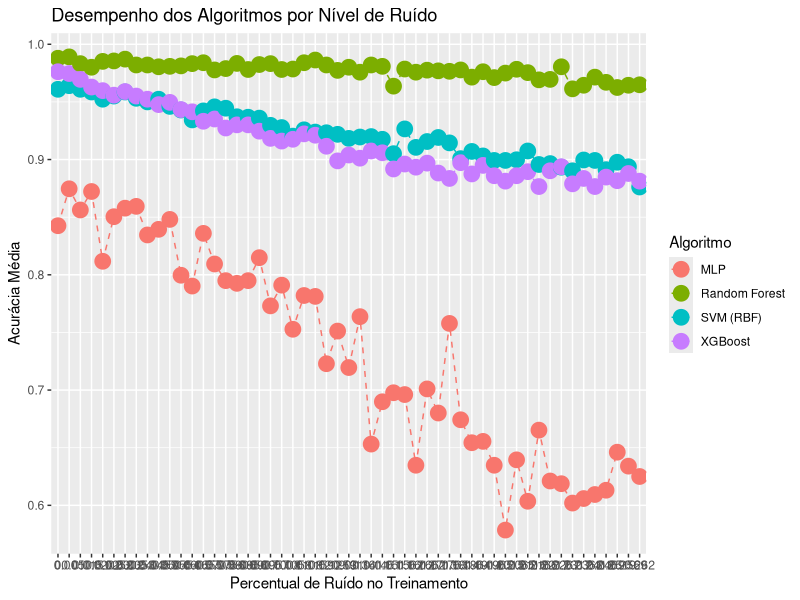
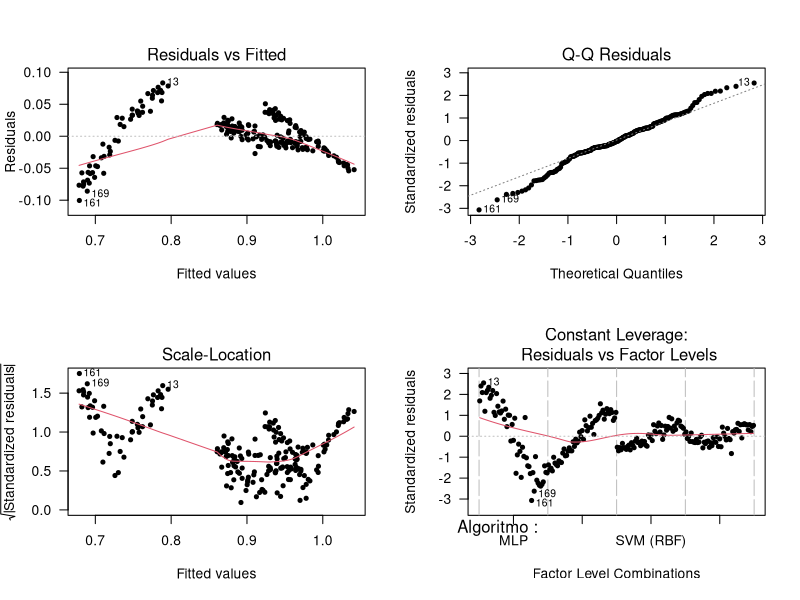
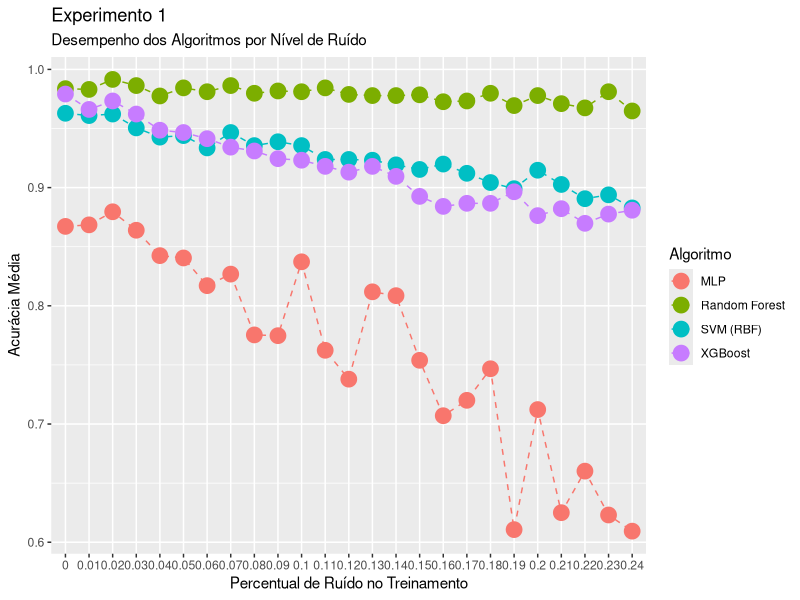
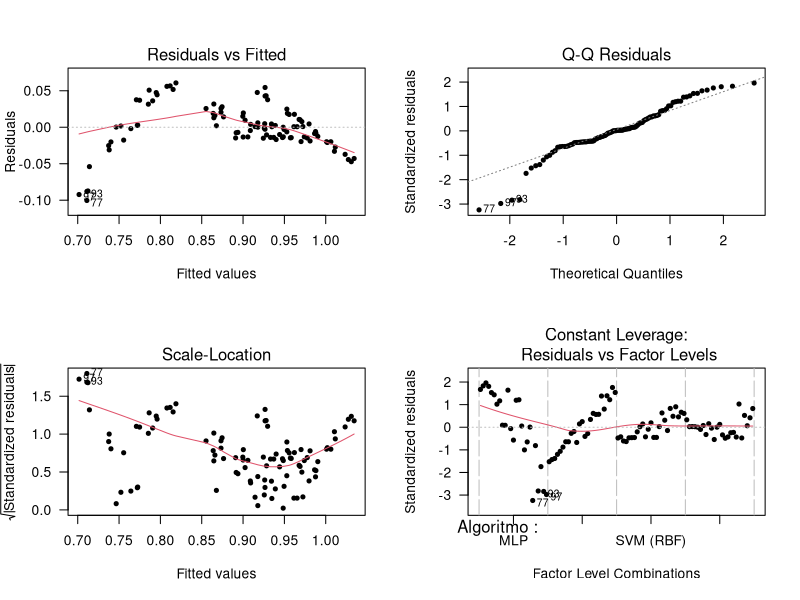
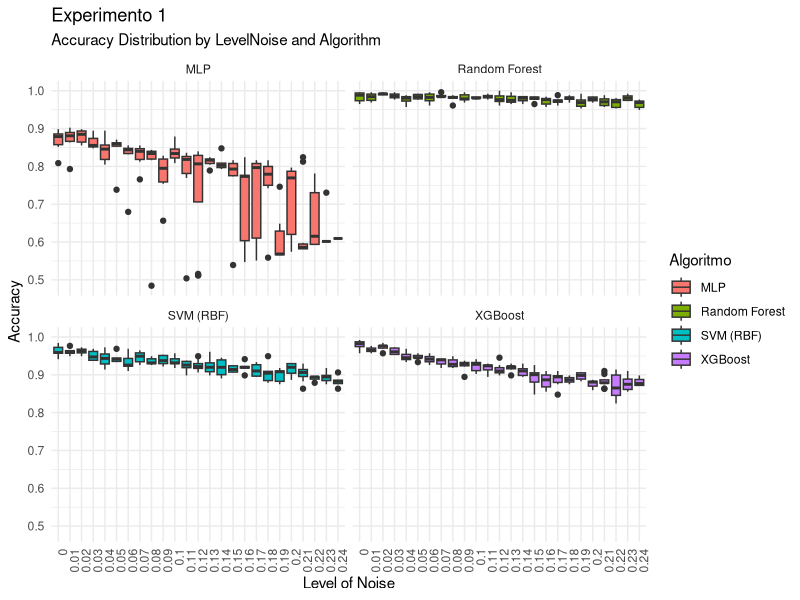
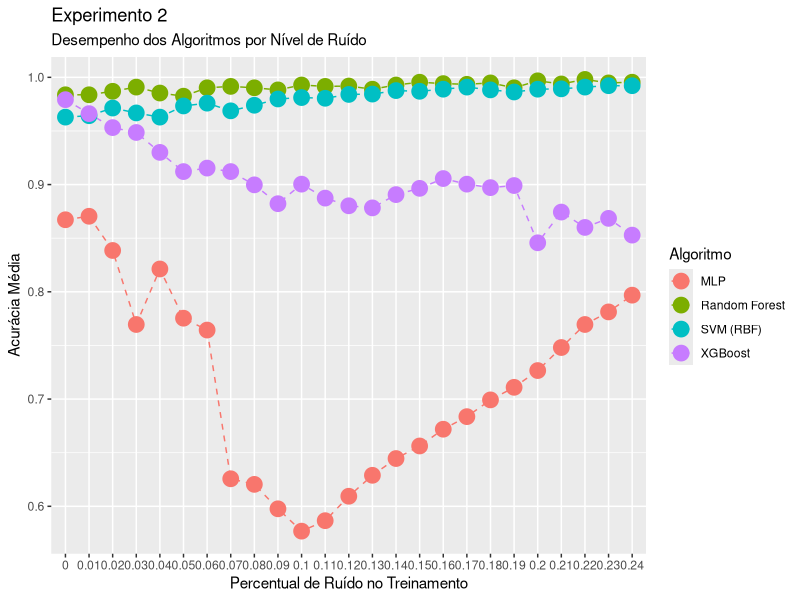
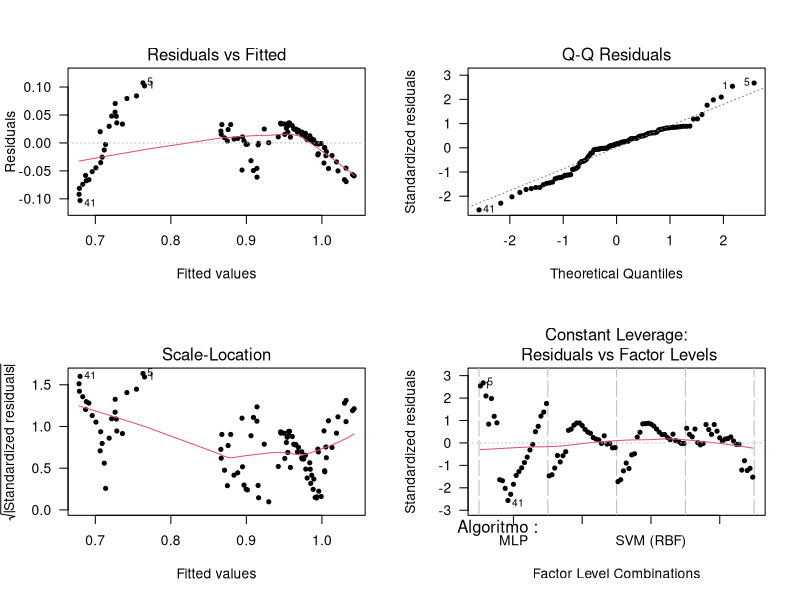
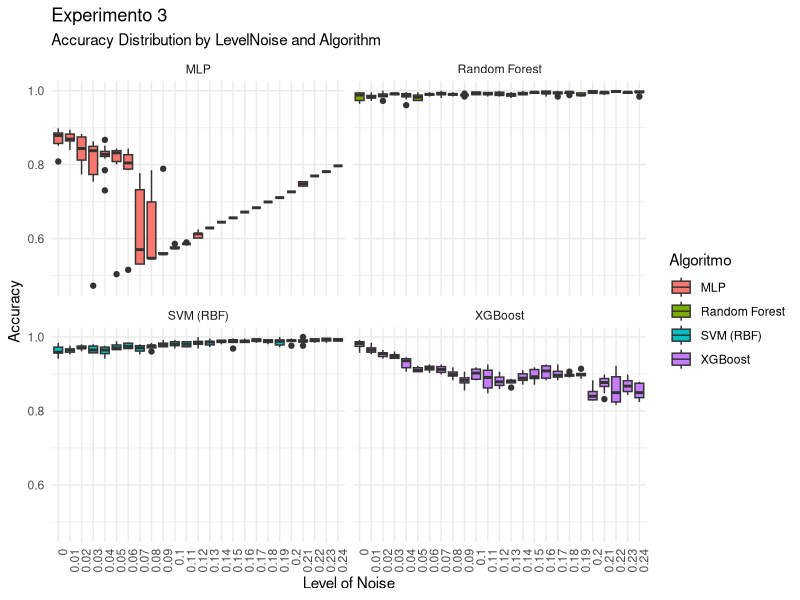

Generate these figures, in order, with R:
# Carregar bibliotecas necessárias
library(dplyr)
library(readr)
library(stringr)
library(ggplot2)

# Load data
file <- read.csv("estudo_piloto/resultados/estudo_piloto.csv",
                     header=TRUE)
data <- file %>%rename(Algoritmo = Classifier,
                       X = X,
                       acuracia = Accuracy,
                       percentualRuidoTreinamento = `Noise.Level`)
head(data)

# Gráfico ##################################################
# Transformar Percentual de Ruído em fator
data$percentualRuidoTreinamento <- as.factor(data$percentualRuidoTreinamento)

# Agregar os dados: média da acurácia por algoritmo e nível de ruído
aggdata <- aggregate(x = data$acuracia, 
                     by = list(Algoritmo = data$Algoritmo, 
                               percentualRuidoTreinamento = data$percentualRuidoTreinamento), 
                     FUN = mean)

# Rename columns
names(aggdata) <- c("Algoritmo", 
                    "PercentualRuidoTreinamento",
                    "Acuracia_Media")

# Coerce categorical variables to factors
for (i in 1:2){
  aggdata[, i] <- as.factor(aggdata[, i])
}

#pdf("./figs/ggplot_piloto.pdf", width = 5, height = 5) # <-- uncomment to save plot

# Gráfico de linhas para visualizar o impacto do ruído na acurácia
p <- ggplot(aggdata, aes(x = PercentualRuidoTreinamento, 
                         y = Acuracia_Media, 
                         group = Algoritmo, 
                         colour = Algoritmo))
p <- p + geom_line(linetype=2) + geom_point(size=5)
p <- p + labs(title = "Desempenho dos Algoritmos por Nível de Ruído",
         x = "Percentual de Ruído no Treinamento",
         y = "Acurácia Média")
print(p)

# Calculo dos blocos  ####################
d = 0.5        # Mínima diferença de importância prática (padronizada)
alpha <- 0.05  # Nível de significância
p <- 1 - alpha # Nível de confiança

n <- 2
power <- 0
while (power < 0.8)
{
  df <- n - 1         # n - 1 graus de liberdade
  ncp <- d * sqrt(n)  # Non-centrality parameter
  
  power <- pt(qt(p,df), df, ncp=ncp, lower.tail=FALSE)
  n <- n + 1
}
n
power

# Calculo das repeticoes  ####################
alpha <- 0.05 # nível de significância
d <- 0.5
a <- length(unique(aggdata$Algoritmo))  # Número de algoritmos
n_max <- 1000 # Número máximo de epetições por instância

# Dataframe para armazenar os resultados
# Criar dataframe para armazenar os resultados
repeticoes <- data.frame(
  Algoritmo = character(),
  Repeticoes = integer(),
  Poder = numeric()
)

for (ruido in unique(aggdata$PercentualRuidoTreinamento)) {
  # Calcula n para cada instância para atingir poder >= 0.8
  n <- 2
  power <- 0
  
  # Obter desvio padrão da acurácia média nos algoritmos para esse nível de ruído
  sd <- sd(aggdata$Acuracia_Media[aggdata$PercentualRuidoTreinamento == ruido])
  
  while (power < 0.8)
  {
    df1 <- a - 1 # Graus de liberdade do numerador
    df2 <- a * (n - 1) # Graus de liberdade do denominador
    
    # Calcular a média da acurácia para cada algoritmo no nível de ruído atual
    mu_rf  <- aggdata$Acuracia_Media[aggdata$PercentualRuidoTreinamento == ruido & aggdata$Algoritmo == "Random Forest"]
    mu_svm <- aggdata$Acuracia_Media[aggdata$PercentualRuidoTreinamento == ruido & aggdata$Algoritmo == "SVM (RBF)"]
    mu_xgb <- aggdata$Acuracia_Media[aggdata$PercentualRuidoTreinamento == ruido & aggdata$Algoritmo == "XGBoost"]
    mu_mlp <- aggdata$Acuracia_Media[aggdata$PercentualRuidoTreinamento == ruido & aggdata$Algoritmo == "MLP"]
    
    # Média global considerando os quatro classificadores
    mu <- mean(c(mu_rf, mu_svm, mu_xgb, mu_mlp))
    
    # Calcula o NCP
    ncp <- (n*((mu_rf - mu)^2 + (mu_svm - mu)^2 + (mu_xgb - mu)^2 + (mu_mlp - mu)^2)) / (sd^2)
    
    F.crit <- qf(alpha, df1, df2, lower.tail = FALSE)
    
    power <- pf(F.crit, df1, df2, ncp, lower.tail = FALSE)

    if (n >= n_max) {
      break
    } else {
      n = n + 1
    }

  }
  
  # Armazenar resultados
  repeticoes <- rbind(repeticoes, 
                      data.frame(PercentualRuidoTreinamento = ruido, 
                                 Repeticoes = n, 
                                 Poder = power))
  # Salvar resultados em um arquivo CSV
  write.csv(repeticoes, "repeticoes.csv", row.names = FALSE)
  
}

# Análise Estatística ######################################
model <- aov(Acuracia_Media ~ Algoritmo + PercentualRuidoTreinamento, data = aggdata)
summary(model)
par(mfrow = c(2, 2))
plot(model, pch = 20, las = 1)

shapiro.test(model$residuals)

fligner.test(acuracia ~ interaction(Algoritmo,percentualRuidoTreinamento), 
             data = data)



# Experimento 1 ###########################
file <- read.csv("estudo_piloto/resultados/resultadosExperimento1.csv",
                 header=TRUE)
data <- file %>%rename(Algoritmo = Classifier,
                       X = X,
                       acuracia = Accuracy,
                       percentualRuidoTreinamento = `Noise.Level`)
head(data)
data$percentualRuidoTreinamento <- round(data$percentualRuidoTreinamento,2)
data$percentualRuidoTreinamento <- as.factor(data$percentualRuidoTreinamento)
unique(data$percentualRuidoTreinamento)
# Agregar os dados: média da acurácia por algoritmo e nível de ruído
aggdata <- aggregate(x = data$acuracia, 
                     by = list(Algoritmo = data$Algoritmo, 
                               percentualRuidoTreinamento = data$percentualRuidoTreinamento), 
                     FUN = mean)

# Rename columns
names(aggdata) <- c("Algoritmo", 
                    "PercentualRuidoTreinamento",
                    "Acuracia_Media")
# Coerce categorical variables to factors
for (i in 1:2){
  aggdata[, i] <- as.factor(aggdata[, i])
}


#pdf("./figs/ggplot_piloto.pdf", width = 5, height = 5) # <-- uncomment to save plot

# Gráfico de linhas para visualizar o impacto do ruído na acurácia
p <- ggplot(aggdata, aes(x = PercentualRuidoTreinamento, 
                         y = Acuracia_Media, 
                         group = Algoritmo, 
                         colour = Algoritmo))
p <- p + geom_line(linetype=2) + geom_point(size=5)
p + labs( subtitle = "Desempenho dos Algoritmos por Nível de Ruído",
          title = "Experimento 1",
         x = "Percentual de Ruído no Treinamento",
         y = "Acurácia Média")

## Experimento 1 - Analise estatistica ####

model <- aov(Acuracia_Media ~ Algoritmo + PercentualRuidoTreinamento, data = aggdata)
summary(model)
par(mfrow = c(2, 2))
plot(model, pch = 20, las = 1)

shapiro.test(model$residuals)

fligner.test(acuracia ~ interaction(Algoritmo,percentualRuidoTreinamento), 
             data = data)
par(mfrow = c(1,1))
ggplot(data, aes(x = factor(percentualRuidoTreinamento), y = acuracia, fill = Algoritmo)) +
  geom_boxplot() +
  facet_wrap(~ Algoritmo) +
  theme_minimal() +
  labs(title = "Experimento 1",
       subtitle = "Accuracy Distribution by LevelNoise and Algorithm",
       x = "Level of Noise", y = "Accuracy") +
  theme(axis.text.x = element_text(angle = 90, hjust = 1))


# Experimento 2 ###########################
file <- read.csv("estudo_piloto/resultados/resultadosExperimento2.csv",
                 header=TRUE)
data <- file %>%rename(Algoritmo = Classifier,
                       X = X,
                       acuracia = Accuracy,
                       percentualRuidoTreinamento = `Noise.Level`)
head(data)
data$percentualRuidoTreinamento <- round(data$percentualRuidoTreinamento,2)
data$percentualRuidoTreinamento <- as.factor(data$percentualRuidoTreinamento)
unique(data$percentualRuidoTreinamento)
# Agregar os dados: média da acurácia por algoritmo e nível de ruído
aggdata <- aggregate(x = data$acuracia, 
                     by = list(Algoritmo = data$Algoritmo, 
                               percentualRuidoTreinamento = data$percentualRuidoTreinamento), 
                     FUN = mean)

# Rename columns
names(aggdata) <- c("Algoritmo", 
                    "PercentualRuidoTreinamento",
                    "Acuracia_Media")
# Coerce categorical variables to factors
for (i in 1:2){
  aggdata[, i] <- as.factor(aggdata[, i])
}


#pdf("./figs/ggplot_piloto.pdf", width = 5, height = 5) # <-- uncomment to save plot

# Gráfico de linhas para visualizar o impacto do ruído na acurácia
p <- ggplot(aggdata, aes(x = PercentualRuidoTreinamento, 
                         y = Acuracia_Media, 
                         group = Algoritmo, 
                         colour = Algoritmo))
p <- p + geom_line(linetype=2) + geom_point(size=5)
p + labs( subtitle= "Desempenho dos Algoritmos por Nível de Ruído",
          title= "Experimento 2",
         x = "Percentual de Ruído no Treinamento",
         y = "Acurácia Média")

## Experimento 2 - Analise estatistica ####

model <- aov(Acuracia_Media ~ Algoritmo + PercentualRuidoTreinamento, data = aggdata)
summary(model)
par(mfrow = c(2, 2))
plot(model, pch = 20, las = 1)

shapiro.test(model$residuals)

fligner.test(acuracia ~ interaction(Algoritmo,percentualRuidoTreinamento), 
             data = data)
par(mfrow = c(1,1))
ggplot(data, aes(x = factor(percentualRuidoTreinamento), y = acuracia, fill = Algoritmo)) +
  geom_boxplot() +
  facet_wrap(~ Algoritmo) +
  theme_minimal() +
  labs(title="Experimento 3",
       subtitle = "Accuracy Distribution by LevelNoise and Algorithm",
       x = "Level of Noise", y = "Accuracy") +
  theme(axis.text.x = element_text(angle = 90, hjust = 1))

# Experimento 3 ###########################
file <- read.csv("estudo_piloto/resultados/resultadosExperimento3.csv",
                 header=TRUE)
data <- file %>%rename(Algoritmo = Classifier,
                       X = X,
                       acuracia = Accuracy,
                       percentualRuidoTreinamento = `Noise.Level`)
head(data)
data$percentualRuidoTreinamento <- round(data$percentualRuidoTreinamento,2)
data$percentualRuidoTreinamento <- as.factor(data$percentualRuidoTreinamento)
unique(data$percentualRuidoTreinamento)
# Agregar os dados: média da acurácia por algoritmo e nível de ruído
aggdata <- aggregate(x = data$acuracia, 
                     by = list(Algoritmo = data$Algoritmo, 
                               percentualRuidoTreinamento = data$percentualRuidoTreinamento), 
                     FUN = mean)

# Rename columns
names(aggdata) <- c("Algoritmo", 
                    "PercentualRuidoTreinamento",
                    "Acuracia_Media")
# Coerce categorical variables to factors
for (i in 1:2){
  aggdata[, i] <- as.factor(aggdata[, i])
}


#pdf("./figs/ggplot_piloto.pdf", width = 5, height = 5) # <-- uncomment to save plot

# Gráfico de linhas para visualizar o impacto do ruído na acurácia
p <- ggplot(aggdata, aes(x = PercentualRuidoTreinamento, 
                         y = Acuracia_Media, 
                         group = Algoritmo, 
                         colour = Algoritmo))
p <- p + geom_line(linetype=2) + geom_point(size=5)
p + labs( subtitle= "Desempenho dos Algoritmos por Nível de Ruído",
          title= "Experimento 3",
          x = "Percentual de Ruído no Treinamento",
          y = "Acurácia Média")

## Experimento 2 - Analise estatistica ####

model <- aov(Acuracia_Media ~ Algoritmo + PercentualRuidoTreinamento, data = aggdata)
summary(model)
par(mfrow = c(2, 2))
plot(model, pch = 20, las = 1)

shapiro.test(model$residuals)

fligner.test(acuracia ~ interaction(Algoritmo,percentualRuidoTreinamento), 
             data = data)
par(mfrow = c(1,1))
ggplot(data, aes(x = factor(percentualRuidoTreinamento), y = acuracia, fill = Algoritmo)) +
  geom_boxplot() +
  facet_wrap(~ Algoritmo) +
  theme_minimal() +
  labs(title="Experimento 3",
       subtitle = "Accuracy Distribution by LevelNoise and Algorithm",
       x = "Level of Noise", y = "Accuracy") +
  theme(axis.text.x = element_text(angle = 90, hjust = 1))
